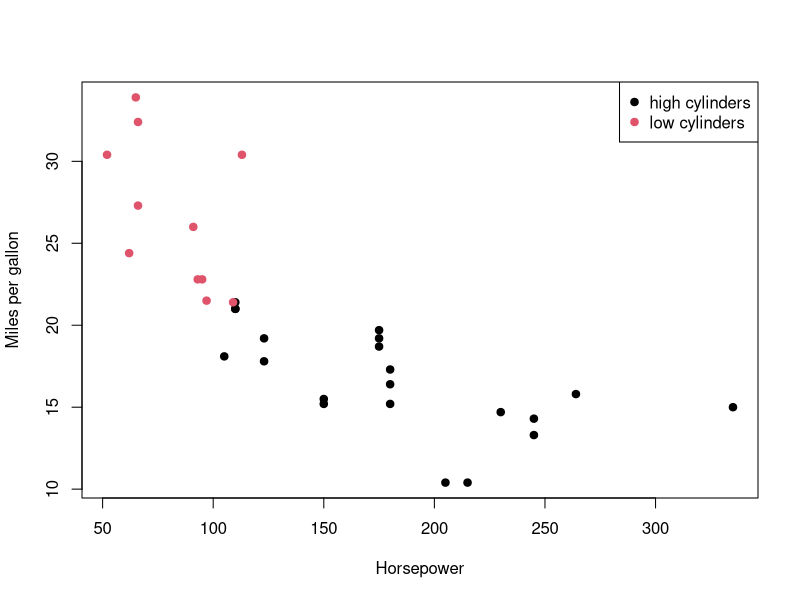

R code for this plot:
## ---- chunk 1
df_cars <- mtcars
df_cars$carname <- rownames(mtcars)

df_labels <- data.frame(
  carname = rownames(mtcars),
  cyl_group = ifelse(mtcars$cyl >= 6, "high cylinders", "low cylinders"),
  stringsAsFactors = FALSE
)


merged <- merge(df_cars, df_labels, by.x = "row.names", by.y = "carname")

merged$cyl_group <- factor(merged$cyl_group)

plot(merged$hp, merged$mpg,
     col = merged$cyl_group,   
     pch = 19,
     xlab = "Horsepower",
     ylab = "Miles per gallon")


legend("topright", legend = unique(merged$cyl_group), pch = 19,
       col = seq_along(unique(merged$cyl_group)))
## ---- chunk 2
set.seed(42)
df_wide <- data.frame(
  id = 1:5,
  meas_2020 = rnorm(5, 10, 1),
  meas_2021 = rnorm(5, 11, 1),
  meas_2022 = rnorm(5, 12, 1)
)

## reshape from wide to long
df_long <- reshape(
  df_wide,
  varying = c("meas_2020", "meas_2021", "meas_2022"),
  v.names = "value",
  timevar = "year",
  times = c(2020, 2021, 2022),
  idvar = "id",
  direction = "long"
)

row.names(df_long) <- NULL
df_long

## mean value per year
aggregate(value ~ year, data = df_long, FUN = mean)

## ---- chunk 3
##set.seed(123) guarentees that the random number generation in R
## is repeatable and predictable for debugging,research, etc.###
set.seed(123)
x <- rnorm(20, mean = 5, sd = 2)
x[sample(1:20, 4)] <- NA
##mean before replacing NA's
mean(x)
##replace NA's in x with non-missing values.
x[is.na(x)] <- median(x, na.rm = TRUE)

##mean after replacement
mean(x)
## ---- chunk 4
## Define the function
my_summary <- function(df, cols) {
  
  # Check that df is a data frame
  if (!is.data.frame(df)) {
    stop("df must be a data frame")
  }
  
  # Check that all requested columns exist
  if (!all(cols %in% names(df))) {
    stop("Some columns are not present in the data frame")
  }
  
  # Check that all specified columns are numeric
  non_numeric <- cols[!sapply(cols, function(x) is.numeric(df[[x]]))]
  if (length(non_numeric) > 0) {
    stop(paste("Non-numeric columns:", paste(non_numeric, collapse = ", ")))
  }
  
  # Create summary statistics
  summary_df <- data.frame(
    n = sapply(cols, function(x) sum(!is.na(df[[x]]))),
    mean = sapply(cols, function(x) mean(df[[x]], na.rm = TRUE)),
    sd = sapply(cols, function(x) sd(df[[x]], na.rm = TRUE)),
    row.names = cols
  )
  
  return(summary_df)
}

## Demonstration using mtcars
my_summary(mtcars, c("mpg", "hp", "wt"))
